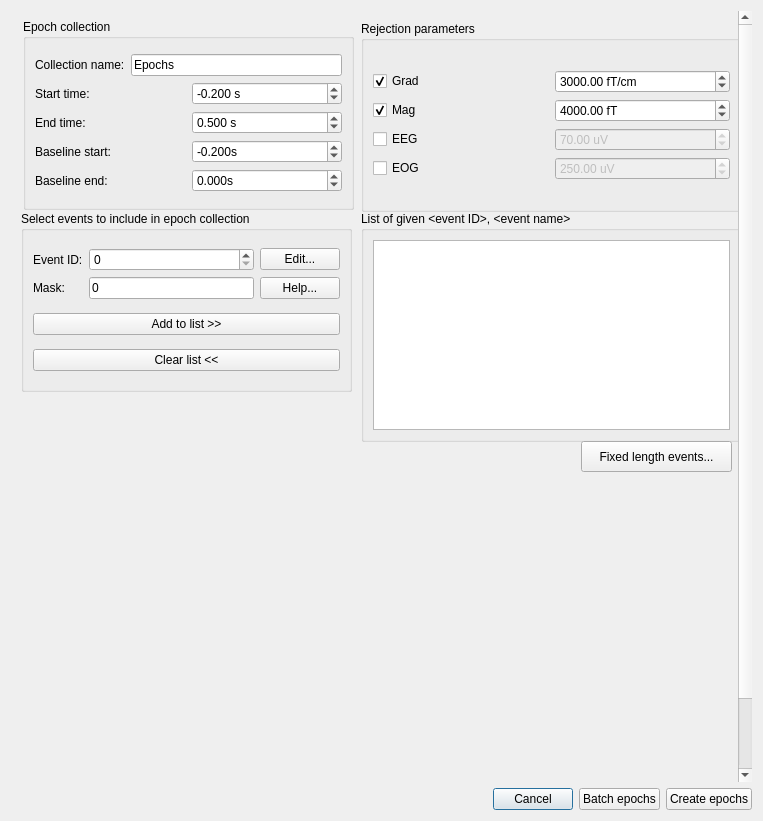
<?xml version="1.0" encoding="UTF-8"?>
<ui version="4.0">
 <class>EventSelectionDialog</class>
 <widget class="QDialog" name="EventSelectionDialog">
  <property name="windowModality">
   <enum>Qt::WindowModal</enum>
  </property>
  <property name="geometry">
   <rect>
    <x>0</x>
    <y>0</y>
    <width>763</width>
    <height>821</height>
   </rect>
  </property>
  <property name="windowTitle">
   <string>Meggie - Epoch Creation</string>
  </property>
  <layout class="QGridLayout" name="gridLayout">
   <item row="2" column="0">
    <layout class="QHBoxLayout" name="horizontalLayout_10">
     <property name="leftMargin">
      <number>0</number>
     </property>
     <property name="topMargin">
      <number>0</number>
     </property>
     <item>
      <spacer name="horizontalSpacer_2">
       <property name="orientation">
        <enum>Qt::Horizontal</enum>
       </property>
       <property name="sizeHint" stdset="0">
        <size>
         <width>40</width>
         <height>20</height>
        </size>
       </property>
      </spacer>
     </item>
     <item>
      <widget class="QPushButton" name="pushButtonCancel">
       <property name="text">
        <string>Cancel</string>
       </property>
      </widget>
     </item>
     <item>
      <widget class="QPushButton" name="pushButtonComputeBatch">
       <property name="text">
        <string>Batch epochs</string>
       </property>
      </widget>
     </item>
     <item>
      <widget class="QPushButton" name="pushButtonCompute">
       <property name="text">
        <string>Create epochs</string>
       </property>
      </widget>
     </item>
    </layout>
   </item>
   <item row="0" column="0">
    <widget class="QScrollArea" name="scrollArea">
     <property name="enabled">
      <bool>true</bool>
     </property>
     <property name="minimumSize">
      <size>
       <width>0</width>
       <height>0</height>
      </size>
     </property>
     <property name="frameShape">
      <enum>QFrame::NoFrame</enum>
     </property>
     <property name="frameShadow">
      <enum>QFrame::Plain</enum>
     </property>
     <property name="verticalScrollBarPolicy">
      <enum>Qt::ScrollBarAsNeeded</enum>
     </property>
     <property name="horizontalScrollBarPolicy">
      <enum>Qt::ScrollBarAsNeeded</enum>
     </property>
     <property name="widgetResizable">
      <bool>true</bool>
     </property>
     <widget class="QWidget" name="scrollAreaWidgetContents">
      <property name="geometry">
       <rect>
        <x>0</x>
        <y>0</y>
        <width>731</width>
        <height>850</height>
       </rect>
      </property>
      <property name="minimumSize">
       <size>
        <width>700</width>
        <height>850</height>
       </size>
      </property>
      <widget class="QPushButton" name="pushButtonFixedLength">
       <property name="geometry">
        <rect>
         <x>570</x>
         <y>430</y>
         <width>151</width>
         <height>31</height>
        </rect>
       </property>
       <property name="text">
        <string>Fixed length events...</string>
       </property>
      </widget>
      <widget class="QGroupBox" name="groupBox">
       <property name="geometry">
        <rect>
         <x>350</x>
         <y>200</y>
         <width>381</width>
         <height>231</height>
        </rect>
       </property>
       <property name="title">
        <string>List of given &lt;event ID&gt;, &lt;event name&gt;</string>
       </property>
       <layout class="QGridLayout" name="gridLayout_3">
        <item row="0" column="0">
         <widget class="QListWidget" name="listWidgetEvents"/>
        </item>
       </layout>
      </widget>
      <widget class="QWidget" name="widgetBatchContainer" native="true">
       <property name="geometry">
        <rect>
         <x>20</x>
         <y>390</y>
         <width>311</width>
         <height>441</height>
        </rect>
       </property>
      </widget>
      <widget class="QGroupBox" name="groupBoxEvent">
       <property name="geometry">
        <rect>
         <x>10</x>
         <y>200</y>
         <width>331</width>
         <height>181</height>
        </rect>
       </property>
       <property name="title">
        <string>Select events to include in epoch collection</string>
       </property>
       <layout class="QGridLayout" name="gridLayout_2">
        <item row="2" column="0">
         <widget class="QPushButton" name="pushButtonAdd">
          <property name="text">
           <string>Add to list &gt;&gt;</string>
          </property>
         </widget>
        </item>
        <item row="0" column="0">
         <layout class="QGridLayout" name="gridLayout_5">
          <item row="0" column="1">
           <widget class="QSpinBox" name="spinBoxEventID">
            <property name="minimum">
             <number>0</number>
            </property>
            <property name="maximum">
             <number>999999</number>
            </property>
           </widget>
          </item>
          <item row="0" column="0">
           <widget class="QLabel" name="labelEventID">
            <property name="text">
             <string>Event ID:</string>
            </property>
           </widget>
          </item>
          <item row="1" column="0">
           <widget class="QLabel" name="labelMask">
            <property name="text">
             <string>Mask:</string>
            </property>
           </widget>
          </item>
          <item row="1" column="1">
           <layout class="QHBoxLayout" name="horizontalLayout_4">
            <item>
             <widget class="QLineEdit" name="lineEditMask">
              <property name="text">
               <string>0</string>
              </property>
             </widget>
            </item>
           </layout>
          </item>
          <item row="0" column="2">
           <widget class="QPushButton" name="pushButtonEdit">
            <property name="text">
             <string>Edit...</string>
            </property>
           </widget>
          </item>
          <item row="1" column="2">
           <widget class="QPushButton" name="pushButtonHelp">
            <property name="text">
             <string>Help...</string>
            </property>
           </widget>
          </item>
         </layout>
        </item>
        <item row="3" column="0">
         <widget class="QPushButton" name="pushButtonClear">
          <property name="text">
           <string>Clear list &lt;&lt;</string>
          </property>
         </widget>
        </item>
       </layout>
      </widget>
      <widget class="QGroupBox" name="groupBoxRejection">
       <property name="geometry">
        <rect>
         <x>350</x>
         <y>10</y>
         <width>381</width>
         <height>191</height>
        </rect>
       </property>
       <property name="title">
        <string>Rejection parameters</string>
       </property>
       <layout class="QGridLayout" name="gridLayout_4">
        <item row="0" column="0">
         <layout class="QVBoxLayout" name="verticalLayout_7">
          <item>
           <layout class="QHBoxLayout" name="horizontalLayout_31">
            <item>
             <widget class="QCheckBox" name="checkBoxGrad">
              <property name="toolTip">
               <string>Include or exclude grad channels</string>
              </property>
              <property name="text">
               <string>Grad</string>
              </property>
              <property name="checked">
               <bool>true</bool>
              </property>
             </widget>
            </item>
            <item>
             <widget class="QDoubleSpinBox" name="doubleSpinBoxGradReject_3">
              <property name="prefix">
               <string/>
              </property>
              <property name="suffix">
               <string> fT/cm</string>
              </property>
              <property name="minimum">
               <double>-1.000000000000000</double>
              </property>
              <property name="maximum">
               <double>1000000000.000000000000000</double>
              </property>
              <property name="singleStep">
               <double>100.000000000000000</double>
              </property>
              <property name="value">
               <double>3000.000000000000000</double>
              </property>
             </widget>
            </item>
           </layout>
          </item>
          <item>
           <layout class="QHBoxLayout" name="horizontalLayout_33">
            <item>
             <widget class="QCheckBox" name="checkBoxMag">
              <property name="toolTip">
               <string>Include or exclude mag channels</string>
              </property>
              <property name="text">
               <string>Mag</string>
              </property>
              <property name="checked">
               <bool>true</bool>
              </property>
             </widget>
            </item>
            <item>
             <widget class="QDoubleSpinBox" name="doubleSpinBoxMagReject_3">
              <property name="suffix">
               <string> fT</string>
              </property>
              <property name="minimum">
               <double>-1.000000000000000</double>
              </property>
              <property name="maximum">
               <double>1000000000.000000000000000</double>
              </property>
              <property name="singleStep">
               <double>100.000000000000000</double>
              </property>
              <property name="value">
               <double>4000.000000000000000</double>
              </property>
             </widget>
            </item>
           </layout>
          </item>
          <item>
           <layout class="QHBoxLayout" name="horizontalLayout_32">
            <item>
             <widget class="QCheckBox" name="checkBoxEeg">
              <property name="toolTip">
               <string>Include or exclude eeg channels</string>
              </property>
              <property name="text">
               <string>EEG</string>
              </property>
              <property name="checked">
               <bool>false</bool>
              </property>
             </widget>
            </item>
            <item>
             <widget class="QDoubleSpinBox" name="doubleSpinBoxEEGReject_3">
              <property name="enabled">
               <bool>false</bool>
              </property>
              <property name="suffix">
               <string> uV</string>
              </property>
              <property name="minimum">
               <double>-1.000000000000000</double>
              </property>
              <property name="maximum">
               <double>1000000000.000000000000000</double>
              </property>
              <property name="value">
               <double>70.000000000000000</double>
              </property>
             </widget>
            </item>
           </layout>
          </item>
          <item>
           <layout class="QHBoxLayout" name="horizontalLayout_34">
            <item>
             <widget class="QCheckBox" name="checkBoxEog">
              <property name="toolTip">
               <string>Include or exclude eog channels</string>
              </property>
              <property name="text">
               <string>EOG</string>
              </property>
              <property name="checked">
               <bool>false</bool>
              </property>
             </widget>
            </item>
            <item>
             <widget class="QDoubleSpinBox" name="doubleSpinBoxEOGReject_3">
              <property name="enabled">
               <bool>false</bool>
              </property>
              <property name="suffix">
               <string> uV</string>
              </property>
              <property name="minimum">
               <double>-1.000000000000000</double>
              </property>
              <property name="maximum">
               <double>1000000000.000000000000000</double>
              </property>
              <property name="value">
               <double>250.000000000000000</double>
              </property>
             </widget>
            </item>
           </layout>
          </item>
         </layout>
        </item>
       </layout>
      </widget>
      <widget class="QGroupBox" name="groupBoxEpoch">
       <property name="geometry">
        <rect>
         <x>12</x>
         <y>8</y>
         <width>331</width>
         <height>191</height>
        </rect>
       </property>
       <property name="title">
        <string>Epoch collection</string>
       </property>
       <layout class="QGridLayout" name="gridLayout_6">
        <item row="0" column="0">
         <layout class="QVBoxLayout" name="verticalLayout_6">
          <item>
           <layout class="QHBoxLayout" name="horizontalLayout">
            <item>
             <widget class="QLabel" name="labelCollectionName">
              <property name="text">
               <string>Collection name:</string>
              </property>
             </widget>
            </item>
            <item>
             <widget class="QLineEdit" name="lineEditCollectionName">
              <property name="text">
               <string>Epochs</string>
              </property>
             </widget>
            </item>
           </layout>
          </item>
          <item>
           <layout class="QHBoxLayout" name="horizontalLayout_2">
            <item>
             <widget class="QLabel" name="labelTmin">
              <property name="text">
               <string>Start time:</string>
              </property>
             </widget>
            </item>
            <item>
             <widget class="QDoubleSpinBox" name="doubleSpinBoxTmin">
              <property name="suffix">
               <string> s</string>
              </property>
              <property name="decimals">
               <number>3</number>
              </property>
              <property name="minimum">
               <double>-10.000000000000000</double>
              </property>
              <property name="singleStep">
               <double>0.100000000000000</double>
              </property>
              <property name="value">
               <double>-0.200000000000000</double>
              </property>
             </widget>
            </item>
           </layout>
          </item>
          <item>
           <layout class="QHBoxLayout" name="horizontalLayout_3">
            <item>
             <widget class="QLabel" name="labelTmax">
              <property name="text">
               <string>End time:</string>
              </property>
             </widget>
            </item>
            <item>
             <widget class="QDoubleSpinBox" name="doubleSpinBoxTmax">
              <property name="suffix">
               <string> s</string>
              </property>
              <property name="decimals">
               <number>3</number>
              </property>
              <property name="maximum">
               <double>9.900000000000000</double>
              </property>
              <property name="singleStep">
               <double>0.100000000000000</double>
              </property>
              <property name="value">
               <double>0.500000000000000</double>
              </property>
             </widget>
            </item>
           </layout>
          </item>
          <item>
           <layout class="QHBoxLayout" name="horizontalLayout_5">
            <item>
             <widget class="QLabel" name="labelBaselineStart">
              <property name="text">
               <string>Baseline start:</string>
              </property>
             </widget>
            </item>
            <item>
             <widget class="QDoubleSpinBox" name="doubleSpinBoxBaselineStart">
              <property name="suffix">
               <string>s</string>
              </property>
              <property name="decimals">
               <number>3</number>
              </property>
              <property name="minimum">
               <double>-10.000000000000000</double>
              </property>
              <property name="value">
               <double>-0.200000000000000</double>
              </property>
             </widget>
            </item>
           </layout>
          </item>
          <item>
           <layout class="QHBoxLayout" name="horizontalLayout_6">
            <item>
             <widget class="QLabel" name="labelBaselineEnd">
              <property name="text">
               <string>Baseline end:</string>
              </property>
             </widget>
            </item>
            <item>
             <widget class="QDoubleSpinBox" name="doubleSpinBoxBaselineEnd">
              <property name="suffix">
               <string>s</string>
              </property>
              <property name="decimals">
               <number>3</number>
              </property>
              <property name="minimum">
               <double>-10.000000000000000</double>
              </property>
              <property name="value">
               <double>0.000000000000000</double>
              </property>
             </widget>
            </item>
           </layout>
          </item>
         </layout>
        </item>
       </layout>
      </widget>
      <zorder>groupBox</zorder>
      <zorder>widgetBatchContainer</zorder>
      <zorder>groupBoxEvent</zorder>
      <zorder>groupBoxRejection</zorder>
      <zorder>groupBoxEpoch</zorder>
      <zorder>pushButtonFixedLength</zorder>
     </widget>
    </widget>
   </item>
  </layout>
 </widget>
 <tabstops>
  <tabstop>scrollArea</tabstop>
  <tabstop>lineEditCollectionName</tabstop>
  <tabstop>doubleSpinBoxTmin</tabstop>
  <tabstop>doubleSpinBoxTmax</tabstop>
  <tabstop>checkBoxGrad</tabstop>
  <tabstop>doubleSpinBoxGradReject_3</tabstop>
  <tabstop>checkBoxMag</tabstop>
  <tabstop>doubleSpinBoxMagReject_3</tabstop>
  <tabstop>checkBoxEeg</tabstop>
  <tabstop>doubleSpinBoxEEGReject_3</tabstop>
  <tabstop>checkBoxEog</tabstop>
  <tabstop>doubleSpinBoxEOGReject_3</tabstop>
  <tabstop>pushButtonCancel</tabstop>
  <tabstop>pushButtonCompute</tabstop>
 </tabstops>
 <resources/>
 <connections>
  <connection>
   <sender>pushButtonCompute</sender>
   <signal>clicked()</signal>
   <receiver>EventSelectionDialog</receiver>
   <slot>accept()</slot>
   <hints>
    <hint type="sourcelabel">
     <x>872</x>
     <y>1039</y>
    </hint>
    <hint type="destinationlabel">
     <x>513</x>
     <y>488</y>
    </hint>
   </hints>
  </connection>
  <connection>
   <sender>pushButtonCancel</sender>
   <signal>clicked()</signal>
   <receiver>EventSelectionDialog</receiver>
   <slot>reject()</slot>
   <hints>
    <hint type="sourcelabel">
     <x>643</x>
     <y>1039</y>
    </hint>
    <hint type="destinationlabel">
     <x>560</x>
     <y>476</y>
    </hint>
   </hints>
  </connection>
  <connection>
   <sender>checkBoxGrad</sender>
   <signal>toggled(bool)</signal>
   <receiver>doubleSpinBoxGradReject_3</receiver>
   <slot>setEnabled(bool)</slot>
   <hints>
    <hint type="sourcelabel">
     <x>156</x>
     <y>492</y>
    </hint>
    <hint type="destinationlabel">
     <x>327</x>
     <y>495</y>
    </hint>
   </hints>
  </connection>
  <connection>
   <sender>checkBoxMag</sender>
   <signal>toggled(bool)</signal>
   <receiver>doubleSpinBoxMagReject_3</receiver>
   <slot>setEnabled(bool)</slot>
   <hints>
    <hint type="sourcelabel">
     <x>164</x>
     <y>534</y>
    </hint>
    <hint type="destinationlabel">
     <x>327</x>
     <y>538</y>
    </hint>
   </hints>
  </connection>
  <connection>
   <sender>checkBoxEeg</sender>
   <signal>toggled(bool)</signal>
   <receiver>doubleSpinBoxEEGReject_3</receiver>
   <slot>setEnabled(bool)</slot>
   <hints>
    <hint type="sourcelabel">
     <x>167</x>
     <y>576</y>
    </hint>
    <hint type="destinationlabel">
     <x>327</x>
     <y>580</y>
    </hint>
   </hints>
  </connection>
  <connection>
   <sender>checkBoxEog</sender>
   <signal>toggled(bool)</signal>
   <receiver>doubleSpinBoxEOGReject_3</receiver>
   <slot>setEnabled(bool)</slot>
   <hints>
    <hint type="sourcelabel">
     <x>167</x>
     <y>617</y>
    </hint>
    <hint type="destinationlabel">
     <x>338</x>
     <y>621</y>
    </hint>
   </hints>
  </connection>
  <connection>
   <sender>pushButtonComputeBatch</sender>
   <signal>clicked()</signal>
   <receiver>EventSelectionDialog</receiver>
   <slot>acceptBatch()</slot>
   <hints>
    <hint type="sourcelabel">
     <x>695</x>
     <y>1033</y>
    </hint>
    <hint type="destinationlabel">
     <x>876</x>
     <y>291</y>
    </hint>
   </hints>
  </connection>
 </connections>
 <slots>
  <slot>openFileChooserDialog()</slot>
  <slot>acceptBatch()</slot>
 </slots>
</ui>
